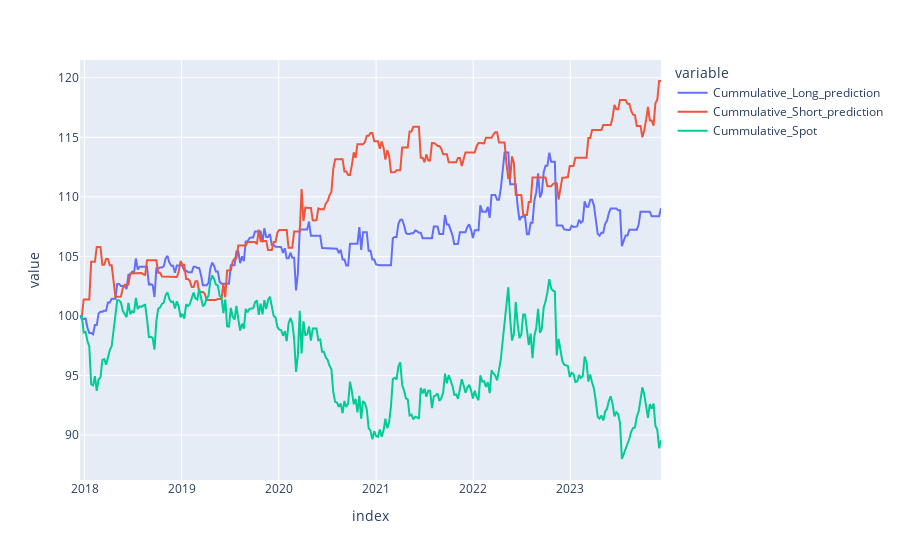

The cell this chart's notebook holds for it:
### Code cell
Performance_Contribution = pd.DataFrame(df_combined['USDCHF'][-len(y_pred):])
 
# Add the 'Y_pred' (predictions) from the random forest model as a new column 'Prediction' in the 'Strategy' DataFrame
Performance_Contribution['Prediction'] = y_pred
 
Performance_Contribution['Short_prediction'] = np.where(Performance_Contribution['Prediction'] < 0, Performance_Contribution['USDCHF'] * Performance_Contribution['Prediction'], 0)
 
Performance_Contribution['Long_prediction'] = np.where(Performance_Contribution['Prediction'] >= 0, Performance_Contribution['USDCHF'] * Performance_Contribution['Prediction'], 0)
 
Performance_Contribution['Cummulative_Short_prediction'] = (Performance_Contribution['Short_prediction'].cumsum() * 100).add(100)
 
Performance_Contribution['Cummulative_Long_prediction'] = (Performance_Contribution['Long_prediction'].cumsum() * 100).add(100)
 
Performance_Contribution['Cummulative_Spot'] = (Strategy['USDCHF'].cumsum() * 100).add(100)
 
fist_row = {'USDCHF': 0.0,'Cummulative_Short_prediction': 100.0, 'Cummulative_Spot': 100.0, 'Cummulative_Long_prediction': 100.0}
 
fist_row_df = pd.DataFrame(fist_row, index=[Performance_Contribution.index[0] - timedelta(days=7)])
 
Performance_Contribution = pd.concat([Performance_Contribution,fist_row_df]).sort_index()
 
px.line(Performance_Contribution[['Cummulative_Long_prediction', 'Cummulative_Short_prediction','Cummulative_Spot']])

### Figure 1 — Plotly figure (JSON) as saved in the notebook; plotly's stock layout.template omitted (floating-point values rounded to 4 significant figures; data arrays with more than 128 entries replaced by an {"elided": "..."} marker saying what was removed)
{"data": [{"hovertemplate": "variable=Cummulative_Long_prediction<br>index=%{x}<br>value=%{y}<extra></extra>", "legendgroup": "Cummulative_Long_prediction", "line": {"color": "#636efa", "dash": "solid"}, "marker": {"symbol": "circle"}, "mode": "lines", "name": "Cummulative_Long_prediction", "orientation": "v", "showlegend": true, "type": "scatter", "x": {"elided": "313 str values"}, "xaxis": "x", "y": {"elided": "313 float values"}, "yaxis": "y"}, {"hovertemplate": "variable=Cummulative_Short_prediction<br>index=%{x}<br>value=%{y}<extra></extra>", "legendgroup": "Cummulative_Short_prediction", "line": {"color": "#EF553B", "dash": "solid"}, "marker": {"symbol": "circle"}, "mode": "lines", "name": "Cummulative_Short_prediction", "orientation": "v", "showlegend": true, "type": "scatter", "x": {"elided": "313 str values"}, "xaxis": "x", "y": {"elided": "313 float values"}, "yaxis": "y"}, {"hovertemplate": "variable=Cummulative_Spot<br>index=%{x}<br>value=%{y}<extra></extra>", "legendgroup": "Cummulative_Spot", "line": {"color": "#00cc96", "dash": "solid"}, "marker": {"symbol": "circle"}, "mode": "lines", "name": "Cummulative_Spot", "orientation": "v", "showlegend": true, "type": "scatter", "x": {"elided": "313 str values"}, "xaxis": "x", "y": {"elided": "313 float values"}, "yaxis": "y"}], "layout": {"autosize": true, "legend": {"title": {"text": "variable"}, "tracegroupgap": 0}, "margin": {"t": 60}, "xaxis": {"anchor": "y", "autorange": true, "domain": [0, 1], "range": ["2017-12-15", "2023-12-08"], "title": {"text": "index"}, "type": "date"}, "yaxis": {"anchor": "x", "autorange": true, "domain": [0, 1], "range": [86.22, 121.5], "title": {"text": "value"}, "type": "linear"}}}
